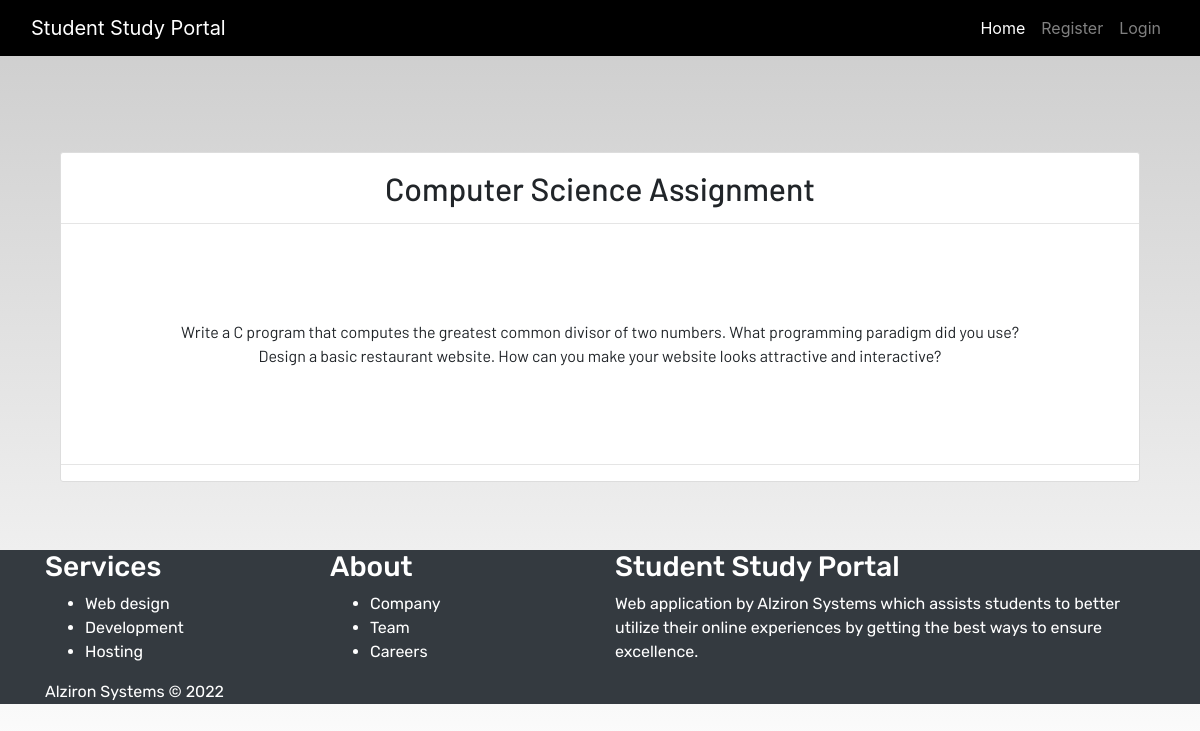
/notes_detail/2, run on the app's committed database.
### dashboard/models.py (models this page shows, shortened)
class Notes(models.Model):
    objects = None
    user = models.ForeignKey(User, on_delete=models.CASCADE)
    title = models.CharField(max_length=200)
    description = models.TextField()
    class Meta:
        verbose_name = "notes"
        verbose_name_plural = "notes"

### dashboard/views.py (the view)
# urls.py: path('notes_detail/<int:pk>',views.NotesDetailView.as_view(),name='notes-detail'),
class NotesDetailView(generic.DetailView):
    model = Notes

### dashboard/templates/dashboard/notes_detail.html
{% extends 'dashboard/base.html' %}
{% load static %}
{% block content %}
<section class='text-center container'>
    <div class="container">
        <div class="content-section p-0 mt-5">
            <div class="m-3">
                <h2>{{notes.title}}</h2>
            </div>
            <hr class="p-0 m-0">
            <p class="description m-5 p-5">
                {{notes.description}}
            </p>
            <hr>
        </div>
    </div>
</section>
{% endblock content %}

### static/css/main.css (style rules this page uses)
html { scroll-behavior: smooth; height: 100%; width: 100%; }
html, body { max-width: 100%; overflow-x: hidden; height: 100%; width: 100%; }
body { background: linear-gradient(rgba(0, 0, 0, 0.2), rgba(255, 255, 255, 0.5)); overflow-x: hidden; background-repeat: no-repeat; }
.content-section { background: #ffffff; padding: 10px 20px; border: 1px solid #dddddd; border-radius: 3px; margin-bottom: 20px; }

### data on the page
Notes: title "Computer Science Assignment", description "Write a C program that computes the greatest common divisor of two numbers. What programming paradigm did you use? Design a basic restaurant website. How can you make your website looks attractive and interactive?"
